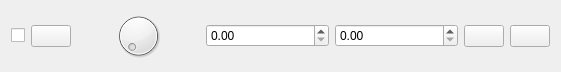
<?xml version="1.0" encoding="UTF-8"?>
<ui version="4.0">
 <class>GuiOscilloscopeProbeFrame</class>
 <widget class="QFrame" name="GuiOscilloscopeProbeFrame">
  <property name="geometry">
   <rect>
    <x>0</x>
    <y>0</y>
    <width>561</width>
    <height>68</height>
   </rect>
  </property>
  <property name="sizePolicy">
   <sizepolicy hsizetype="Preferred" vsizetype="Minimum">
    <horstretch>0</horstretch>
    <verstretch>0</verstretch>
   </sizepolicy>
  </property>
  <property name="windowTitle">
   <string>Frame</string>
  </property>
  <layout class="QHBoxLayout" name="horizontalLayout">
   <item>
    <widget class="QCheckBox" name="enableButton">
     <property name="sizePolicy">
      <sizepolicy hsizetype="Maximum" vsizetype="Fixed">
       <horstretch>0</horstretch>
       <verstretch>0</verstretch>
      </sizepolicy>
     </property>
     <property name="toolTip">
      <string>Disable/enable this probe</string>
     </property>
     <property name="text">
      <string/>
     </property>
    </widget>
   </item>
   <item>
    <widget class="GuiColorButton" name="changeColorButton">
     <property name="sizePolicy">
      <sizepolicy hsizetype="Fixed" vsizetype="Fixed">
       <horstretch>0</horstretch>
       <verstretch>0</verstretch>
      </sizepolicy>
     </property>
     <property name="toolTip">
      <string>Change color</string>
     </property>
     <property name="text">
      <string/>
     </property>
    </widget>
   </item>
   <item>
    <widget class="QDial" name="dial"/>
   </item>
   <item>
    <widget class="QDoubleSpinBox" name="probeOffset"/>
   </item>
   <item>
    <widget class="QDoubleSpinBox" name="probeScale"/>
   </item>
   <item>
    <widget class="QPushButton" name="changePlugButton">
     <property name="sizePolicy">
      <sizepolicy hsizetype="Fixed" vsizetype="Fixed">
       <horstretch>0</horstretch>
       <verstretch>0</verstretch>
      </sizepolicy>
     </property>
     <property name="toolTip">
      <string>Select what to probe</string>
     </property>
     <property name="text">
      <string/>
     </property>
     <property name="icon">
      <iconset theme="administration">
       <normaloff>.</normaloff>.</iconset>
     </property>
     <property name="checkable">
      <bool>true</bool>
     </property>
    </widget>
   </item>
   <item>
    <widget class="QPushButton" name="deleteButton">
     <property name="sizePolicy">
      <sizepolicy hsizetype="Fixed" vsizetype="Fixed">
       <horstretch>0</horstretch>
       <verstretch>0</verstretch>
      </sizepolicy>
     </property>
     <property name="toolTip">
      <string>Remove this probe</string>
     </property>
     <property name="text">
      <string/>
     </property>
     <property name="icon">
      <iconset theme="edit-delete">
       <normaloff>.</normaloff>.</iconset>
     </property>
    </widget>
   </item>
  </layout>
 </widget>
 <customwidgets>
  <customwidget>
   <class>GuiColorButton</class>
   <extends>QPushButton</extends>
   <header location="global">gui/widgets/guicolorbutton.h</header>
  </customwidget>
 </customwidgets>
 <resources/>
 <connections/>
</ui>
